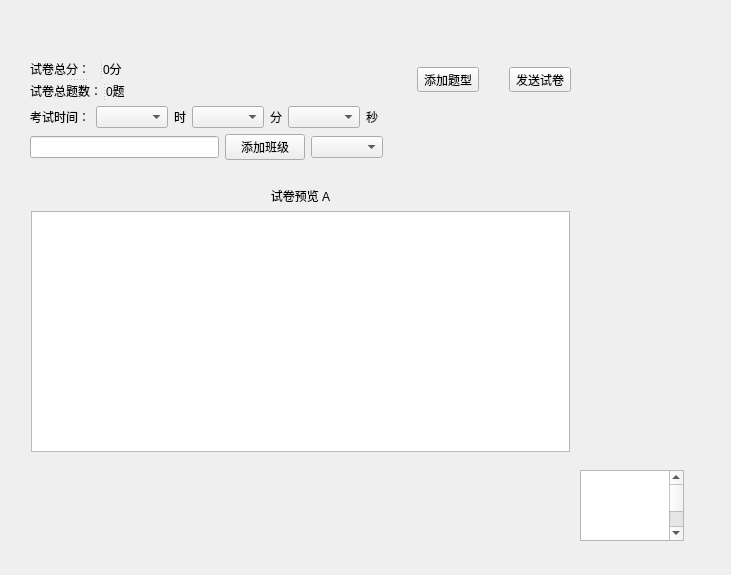
<?xml version="1.0" encoding="UTF-8"?>
<ui version="4.0">
 <class>SetPaper</class>
 <widget class="QWidget" name="SetPaper">
  <property name="geometry">
   <rect>
    <x>0</x>
    <y>0</y>
    <width>731</width>
    <height>575</height>
   </rect>
  </property>
  <property name="windowTitle">
   <string>设置试卷</string>
  </property>
  <widget class="QWidget" name="layoutWidget">
   <property name="geometry">
    <rect>
     <x>30</x>
     <y>60</y>
     <width>541</width>
     <height>393</height>
    </rect>
   </property>
   <layout class="QVBoxLayout" name="verticalLayout_main">
    <item>
     <layout class="QHBoxLayout" name="horizontalLayout_11">
      <item>
       <widget class="QSplitter" name="splitter_3">
        <property name="sizePolicy">
         <sizepolicy hsizetype="Preferred" vsizetype="Preferred">
          <horstretch>0</horstretch>
          <verstretch>0</verstretch>
         </sizepolicy>
        </property>
        <property name="orientation">
         <enum>Qt::Vertical</enum>
        </property>
        <widget class="QSplitter" name="splitter">
         <property name="sizePolicy">
          <sizepolicy hsizetype="Fixed" vsizetype="Preferred">
           <horstretch>0</horstretch>
           <verstretch>0</verstretch>
          </sizepolicy>
         </property>
         <property name="orientation">
          <enum>Qt::Horizontal</enum>
         </property>
         <widget class="QLabel" name="label_8">
          <property name="sizePolicy">
           <sizepolicy hsizetype="Fixed" vsizetype="Preferred">
            <horstretch>0</horstretch>
            <verstretch>0</verstretch>
           </sizepolicy>
          </property>
          <property name="text">
           <string>试卷总分：</string>
          </property>
         </widget>
         <widget class="QLabel" name="label_totalScore">
          <property name="sizePolicy">
           <sizepolicy hsizetype="Fixed" vsizetype="Preferred">
            <horstretch>0</horstretch>
            <verstretch>0</verstretch>
           </sizepolicy>
          </property>
          <property name="text">
           <string>0分</string>
          </property>
         </widget>
        </widget>
        <widget class="QSplitter" name="splitter_2">
         <property name="sizePolicy">
          <sizepolicy hsizetype="Fixed" vsizetype="Preferred">
           <horstretch>0</horstretch>
           <verstretch>0</verstretch>
          </sizepolicy>
         </property>
         <property name="orientation">
          <enum>Qt::Horizontal</enum>
         </property>
         <widget class="QLabel" name="label_2">
          <property name="sizePolicy">
           <sizepolicy hsizetype="Fixed" vsizetype="Fixed">
            <horstretch>0</horstretch>
            <verstretch>0</verstretch>
           </sizepolicy>
          </property>
          <property name="text">
           <string>试卷总题数：</string>
          </property>
         </widget>
         <widget class="QLabel" name="label_totalQuestionNum">
          <property name="text">
           <string>0题</string>
          </property>
         </widget>
        </widget>
       </widget>
      </item>
      <item>
       <spacer name="horizontalSpacer_4">
        <property name="orientation">
         <enum>Qt::Horizontal</enum>
        </property>
        <property name="sizeHint" stdset="0">
         <size>
          <width>40</width>
          <height>20</height>
         </size>
        </property>
       </spacer>
      </item>
      <item>
       <layout class="QHBoxLayout" name="horizontalLayout_10">
        <property name="spacing">
         <number>30</number>
        </property>
        <item>
         <widget class="QToolButton" name="toolButton_openPaper">
          <property name="autoFillBackground">
           <bool>false</bool>
          </property>
          <property name="styleSheet">
           <string notr="true"/>
          </property>
          <property name="text">
           <string>添加题型</string>
          </property>
          <property name="icon">
           <iconset resource="resource.qrc">
            <normaloff>:/resource/img/resource/img/choice.png</normaloff>:/resource/img/resource/img/choice.png</iconset>
          </property>
          <property name="iconSize">
           <size>
            <width>60</width>
            <height>60</height>
           </size>
          </property>
          <property name="toolButtonStyle">
           <enum>Qt::ToolButtonTextUnderIcon</enum>
          </property>
         </widget>
        </item>
        <item>
         <widget class="QToolButton" name="toolButton_sendExamInfo">
          <property name="text">
           <string>发送试卷</string>
          </property>
          <property name="icon">
           <iconset resource="resource.qrc">
            <normaloff>:/resource/img/resource/img/sendPaper.png</normaloff>:/resource/img/resource/img/sendPaper.png</iconset>
          </property>
          <property name="iconSize">
           <size>
            <width>60</width>
            <height>60</height>
           </size>
          </property>
          <property name="toolButtonStyle">
           <enum>Qt::ToolButtonTextUnderIcon</enum>
          </property>
         </widget>
        </item>
       </layout>
      </item>
     </layout>
    </item>
    <item>
     <layout class="QHBoxLayout" name="horizontalLayout_6">
      <item>
       <widget class="QLabel" name="label_3">
        <property name="text">
         <string>考试时间：</string>
        </property>
       </widget>
      </item>
      <item>
       <widget class="QComboBox" name="hourComboBox"/>
      </item>
      <item>
       <widget class="QLabel" name="label_7">
        <property name="text">
         <string>时</string>
        </property>
       </widget>
      </item>
      <item>
       <widget class="QComboBox" name="minComboBox"/>
      </item>
      <item>
       <widget class="QLabel" name="label_10">
        <property name="text">
         <string>分</string>
        </property>
       </widget>
      </item>
      <item>
       <widget class="QComboBox" name="secComboBox"/>
      </item>
      <item>
       <widget class="QLabel" name="label_11">
        <property name="text">
         <string>秒</string>
        </property>
       </widget>
      </item>
      <item>
       <spacer name="horizontalSpacer">
        <property name="orientation">
         <enum>Qt::Horizontal</enum>
        </property>
        <property name="sizeHint" stdset="0">
         <size>
          <width>40</width>
          <height>20</height>
         </size>
        </property>
       </spacer>
      </item>
     </layout>
    </item>
    <item>
     <layout class="QHBoxLayout" name="horizontalLayout_7">
      <item>
       <widget class="QLineEdit" name="classNameLineEdit"/>
      </item>
      <item>
       <widget class="QPushButton" name="addClassNameButton">
        <property name="layoutDirection">
         <enum>Qt::RightToLeft</enum>
        </property>
        <property name="text">
         <string>添加班级</string>
        </property>
        <property name="icon">
         <iconset>
          <normaloff>../../新建文件夹/春木开发资料/basic1-171_add_new_plus-128.png</normaloff>../../新建文件夹/春木开发资料/basic1-171_add_new_plus-128.png</iconset>
        </property>
       </widget>
      </item>
      <item>
       <widget class="QComboBox" name="classNameComboBox"/>
      </item>
      <item>
       <spacer name="horizontalSpacer_2">
        <property name="orientation">
         <enum>Qt::Horizontal</enum>
        </property>
        <property name="sizeHint" stdset="0">
         <size>
          <width>40</width>
          <height>20</height>
         </size>
        </property>
       </spacer>
      </item>
     </layout>
    </item>
    <item>
     <layout class="QHBoxLayout" name="horizontalLayout_8">
      <property name="spacing">
       <number>55</number>
      </property>
      <item>
       <spacer name="horizontalSpacer_3">
        <property name="orientation">
         <enum>Qt::Horizontal</enum>
        </property>
        <property name="sizeHint" stdset="0">
         <size>
          <width>40</width>
          <height>20</height>
         </size>
        </property>
       </spacer>
      </item>
     </layout>
    </item>
    <item>
     <widget class="QWidget" name="AWidget" native="true">
      <layout class="QVBoxLayout" name="verticalLayout">
       <property name="spacing">
        <number>6</number>
       </property>
       <property name="leftMargin">
        <number>1</number>
       </property>
       <property name="topMargin">
        <number>1</number>
       </property>
       <property name="rightMargin">
        <number>1</number>
       </property>
       <property name="bottomMargin">
        <number>1</number>
       </property>
       <item>
        <widget class="QLabel" name="label">
         <property name="styleSheet">
          <string notr="true"/>
         </property>
         <property name="text">
          <string>试卷预览 A</string>
         </property>
         <property name="alignment">
          <set>Qt::AlignCenter</set>
         </property>
        </widget>
       </item>
       <item>
        <widget class="QPlainTextEdit" name="paperATextEdit"/>
       </item>
      </layout>
     </widget>
    </item>
   </layout>
  </widget>
  <widget class="QPlainTextEdit" name="plainTextEdit">
   <property name="geometry">
    <rect>
     <x>580</x>
     <y>470</y>
     <width>104</width>
     <height>71</height>
    </rect>
   </property>
   <property name="plainText">
    <string>&lt;content&gt;&lt;/content&gt;





1.  lie
A. n.&amp;vi. 谎言; 说谎 v. 躺; 卧; 平放; 位于(lay, lain.
B. n. 蓝色 a.蓝色的；悲伤的，沮丧的
C. n. 骑自行车的人
D. n. 草药 答案

2.  appropriate
A. a. 有臭味的, 发出臭味的
B. a. 健康的, 适合的 v. （使）适合, 安装
C. ad.&amp;prep. 在……下面, 向……下面
D. a.恰当的

3.  mess
A. n. 冰岛
B. n. 宇宙飞船
C. n. 凌乱
D. n. 人群 vt. 拥挤, 群聚a reform．</string>
   </property>
  </widget>
 </widget>
 <resources>
  <include location="resource.qrc"/>
 </resources>
 <connections/>
</ui>
